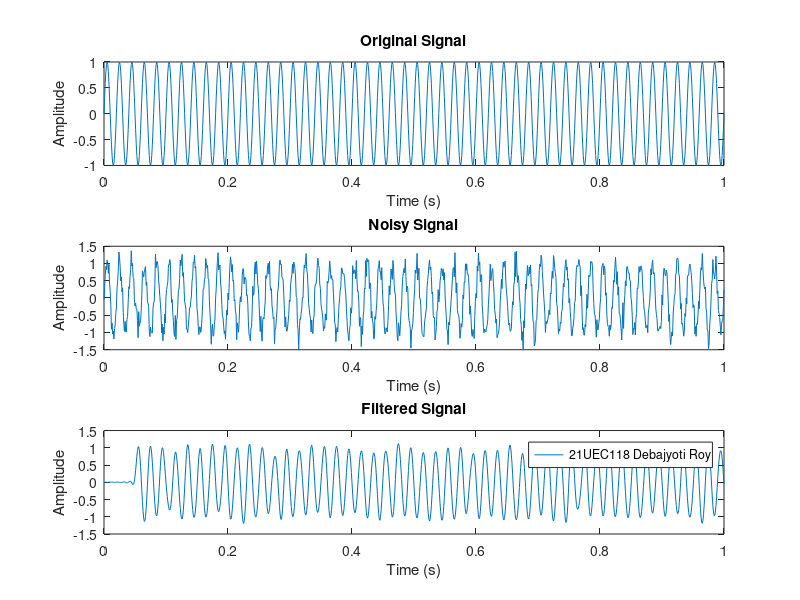

MATLAB code for this plot:
% Define filter specifications
fs = 1000;             % Sampling frequency (Hz)
cutoff_freq = 100;     % Cutoff frequency (Hz)
filter_order = 100;     % Filter order

% Design the low-pass filter
filter_coefficients = fir1(filter_order, cutoff_freq / (0.5 * fs), 'low');

% Generate a sample signal
t = 0:1/fs:1;                 % Time vector
signal = sin(2*pi*50*t);       % 50 Hz sinusoidal signal
noise = 0.2*randn(size(t));  % Gaussian noise(standard deviation 0.2)
input_signal = signal+noise; % Combined signal with noise

% Apply the filter to the signal
filtered_signal = filter(filter_coefficients, 1, input_signal);

% Plot the original, noisy, and filtered signals
figure;
subplot(3,1,1);
plot(t, signal);
title('Original Signal');
xlabel('Time (s)');
ylabel('Amplitude');
subplot(3,1,2);
plot(t, input_signal);
title('Noisy Signal');
xlabel('Time (s)');
ylabel('Amplitude');
subplot(3,1,3);
plot(t, filtered_signal);
title('Filtered Signal');
xlabel('Time (s)');
ylabel('Amplitude');
legend('21UEC118 Debajyoti Roy')